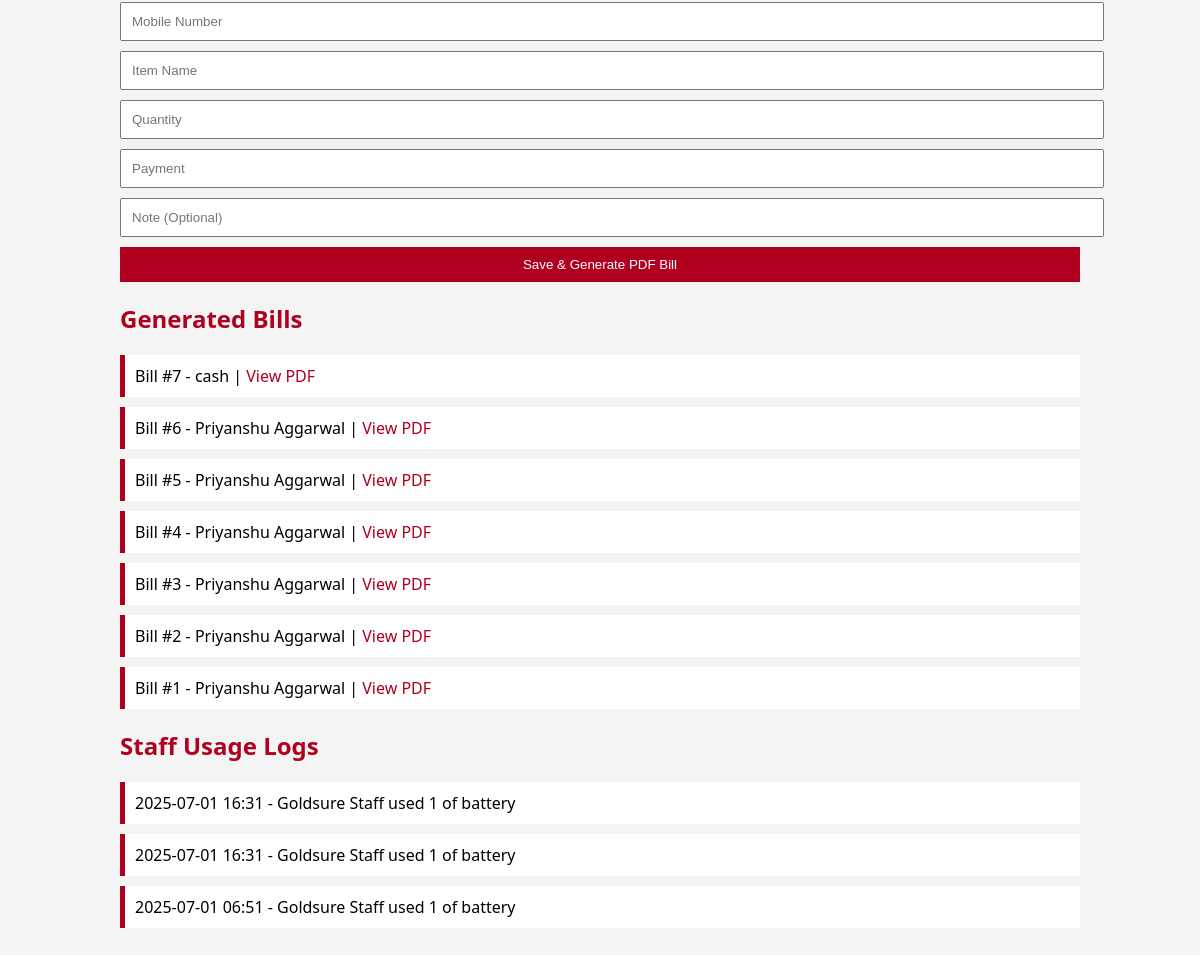
Page /dashboard (signed in, lower part) on the earlier database version.
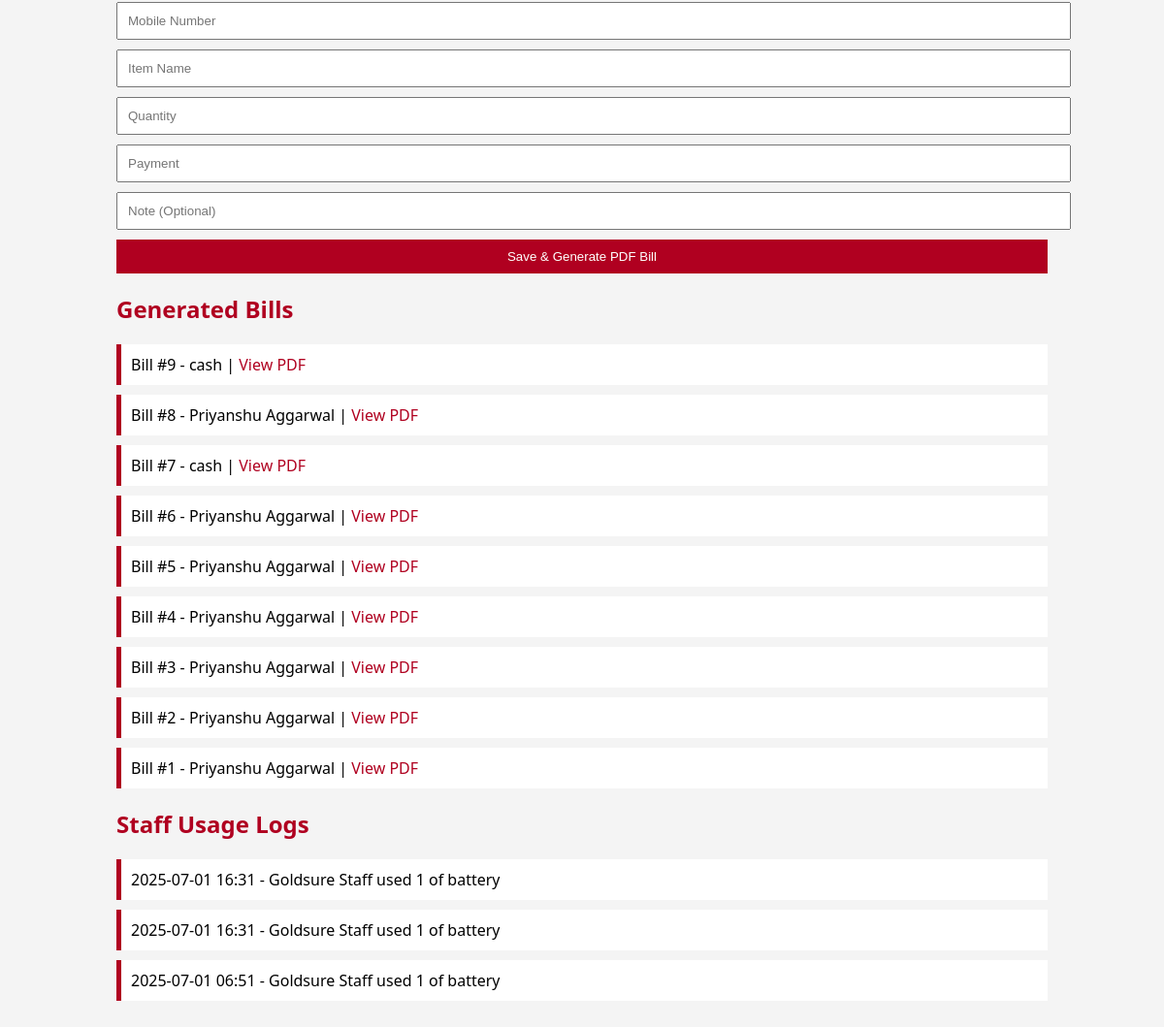
Same page on the later database version.
### app.py (models this page shows)
class UsageLog(db.Model):
    id = db.Column(db.Integer, primary_key=True)
    name = db.Column(db.String(100))
    mobile = db.Column(db.String(15))
    item = db.Column(db.String(100))
    quantity = db.Column(db.Integer)
    payment = db.Column(db.Float)
    note = db.Column(db.String(200))
    date = db.Column(db.DateTime, default=datetime.utcnow)

class StockUsage(db.Model):
    id = db.Column(db.Integer, primary_key=True)
    staff_id = db.Column(db.Integer, db.ForeignKey('user.id'))
    item_id = db.Column(db.Integer, db.ForeignKey('stock.id'))
    used_quantity = db.Column(db.Integer)
    date = db.Column(db.DateTime, default=datetime.utcnow)

class User(db.Model):
    id = db.Column(db.Integer, primary_key=True)
    name = db.Column(db.String(100))
    email = db.Column(db.String(100), unique=True)
    password = db.Column(db.String(100))
    role = db.Column(db.String(10))

class Stock(db.Model):
    id = db.Column(db.Integer, primary_key=True)
    item_name = db.Column(db.String(100))
    quantity = db.Column(db.Integer)
    unit_price = db.Column(db.Float)
    low_stock_threshold = db.Column(db.Integer, default=5)

### app.py (the view, shortened to what this page needs)
@app.route('/dashboard')
def dashboard():
    if 'user_id' not in session:
        return redirect(url_for('index'))
    user = User.query.get(session['user_id'])
    stock = Stock.query.all()
    logs = UsageLog.query.order_by(UsageLog.date.desc()).all()
    if user.role == 'owner':
        usage = db.session.query(StockUsage, User.name, Stock.item_name)\
            .join(User, StockUsage.staff_id == User.id)\
            .join(Stock, StockUsage.item_id == Stock.id)\
            .order_by(StockUsage.date.desc()).all()
        payments = Payment.query.all()
        low_stock_items = [item for item in stock if item.quantity < item.low_stock_threshold]
        return render_template(
            'owner_dashboard.html',
            stock=stock,
            usage=usage,
            payments=payments,
            logs=logs,
            low_stock_items=low_stock_items,
            str=str
        )

### templates/owner_dashboard.html (shortened to what this page needs)
<!DOCTYPE html>
<html>
<head>
    <link rel="stylesheet" href="{{ url_for('static', filename='css/styles.css') }}">
</head>
<body>
<div class="container">
<form method="POST" action="/log_usage">
    <input name="mobile" placeholder="Mobile Number" required>
    <input name="item" placeholder="Item Name" required>
    <input type="number" name="quantity" placeholder="Quantity" required>
    <input type="number" name="payment" step="0.01" placeholder="Payment">
    <input name="note" placeholder="Note (Optional)">
    <button type="submit">Save & Generate PDF Bill</button>
</form>
<h2>Generated Bills</h2>
<ul>
{% for log in logs %}
    <li>
        Bill #{{ log.id }} - {{ log.name }} |
        <a href="{{ url_for('static', filename='bills/bill_' + str(log.id) + '.pdf') }}" target="_blank">View PDF</a>
    </li>
{% endfor %}
</ul>
<h2>Staff Usage Logs</h2>
<ul>
{% for entry, staff_name, item_name in usage %}
    <li>
        {{ entry.date.strftime('%Y-%m-%d %H:%M') }} -
        {{ staff_name }} used {{ entry.used_quantity }} of {{ item_name }}
    </li>
{% endfor %}
</ul>
</div>
</body>
</html>

Differences in the rows shown:
added UsageLog: id "9", name "cash"
added UsageLog: id "8", name "Priyanshu Aggarwal"
